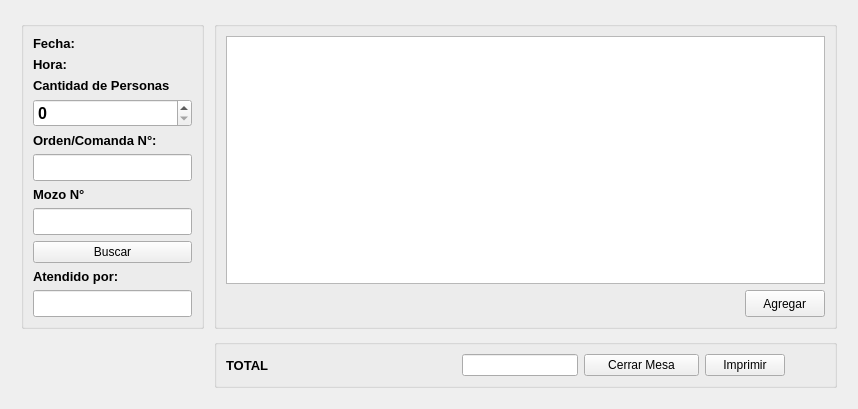
<?xml version="1.0" encoding="UTF-8"?>
<ui version="4.0">
 <class>Form</class>
 <widget class="QWidget" name="Form">
  <property name="geometry">
   <rect>
    <x>0</x>
    <y>0</y>
    <width>858</width>
    <height>395</height>
   </rect>
  </property>
  <property name="windowTitle">
   <string>Form</string>
  </property>
  <layout class="QGridLayout" name="gridLayout_5">
   <item row="0" column="0">
    <layout class="QGridLayout" name="gridLayout_4" rowstretch="80,20" columnstretch="5,95">
     <property name="leftMargin">
      <number>10</number>
     </property>
     <property name="topMargin">
      <number>10</number>
     </property>
     <property name="rightMargin">
      <number>10</number>
     </property>
     <property name="bottomMargin">
      <number>10</number>
     </property>
     <property name="spacing">
      <number>10</number>
     </property>
     <item row="0" column="0">
      <widget class="QGroupBox" name="groupBox">
       <property name="title">
        <string/>
       </property>
       <layout class="QGridLayout" name="gridLayout">
        <item row="1" column="1">
         <widget class="QLabel" name="label_4">
          <property name="font">
           <font>
            <pointsize>10</pointsize>
            <weight>75</weight>
            <bold>true</bold>
           </font>
          </property>
          <property name="text">
           <string>Hora:</string>
          </property>
         </widget>
        </item>
        <item row="4" column="1">
         <widget class="QLabel" name="label_2">
          <property name="font">
           <font>
            <pointsize>10</pointsize>
            <weight>75</weight>
            <bold>true</bold>
           </font>
          </property>
          <property name="text">
           <string>Orden/Comanda N°:</string>
          </property>
         </widget>
        </item>
        <item row="0" column="1">
         <widget class="QLabel" name="label_7">
          <property name="font">
           <font>
            <pointsize>10</pointsize>
            <weight>75</weight>
            <bold>true</bold>
           </font>
          </property>
          <property name="text">
           <string>Fecha:</string>
          </property>
         </widget>
        </item>
        <item row="2" column="1">
         <widget class="QLabel" name="label">
          <property name="font">
           <font>
            <pointsize>10</pointsize>
            <weight>75</weight>
            <bold>true</bold>
           </font>
          </property>
          <property name="text">
           <string>Cantidad de Personas</string>
          </property>
         </widget>
        </item>
        <item row="9" column="1">
         <widget class="QLabel" name="label_6">
          <property name="font">
           <font>
            <pointsize>10</pointsize>
            <weight>75</weight>
            <bold>true</bold>
           </font>
          </property>
          <property name="text">
           <string>Atendido por:</string>
          </property>
         </widget>
        </item>
        <item row="6" column="1">
         <widget class="QLabel" name="label_3">
          <property name="font">
           <font>
            <pointsize>10</pointsize>
            <weight>75</weight>
            <bold>true</bold>
           </font>
          </property>
          <property name="text">
           <string>Mozo N°</string>
          </property>
         </widget>
        </item>
        <item row="7" column="1">
         <widget class="QLineEdit" name="lineEdit_2">
          <property name="sizePolicy">
           <sizepolicy hsizetype="Expanding" vsizetype="Expanding">
            <horstretch>0</horstretch>
            <verstretch>0</verstretch>
           </sizepolicy>
          </property>
          <property name="font">
           <font>
            <pointsize>12</pointsize>
            <weight>75</weight>
            <bold>true</bold>
           </font>
          </property>
          <property name="text">
           <string/>
          </property>
         </widget>
        </item>
        <item row="3" column="1">
         <widget class="QSpinBox" name="spinBox">
          <property name="sizePolicy">
           <sizepolicy hsizetype="Minimum" vsizetype="Expanding">
            <horstretch>0</horstretch>
            <verstretch>0</verstretch>
           </sizepolicy>
          </property>
          <property name="font">
           <font>
            <pointsize>12</pointsize>
            <weight>75</weight>
            <bold>true</bold>
           </font>
          </property>
         </widget>
        </item>
        <item row="10" column="1">
         <widget class="QLineEdit" name="lineEdit_3">
          <property name="sizePolicy">
           <sizepolicy hsizetype="Fixed" vsizetype="Expanding">
            <horstretch>0</horstretch>
            <verstretch>0</verstretch>
           </sizepolicy>
          </property>
          <property name="font">
           <font>
            <pointsize>12</pointsize>
            <weight>75</weight>
            <bold>true</bold>
           </font>
          </property>
          <property name="text">
           <string/>
          </property>
         </widget>
        </item>
        <item row="5" column="1">
         <widget class="QLineEdit" name="lineEdit">
          <property name="sizePolicy">
           <sizepolicy hsizetype="Fixed" vsizetype="Expanding">
            <horstretch>0</horstretch>
            <verstretch>0</verstretch>
           </sizepolicy>
          </property>
          <property name="font">
           <font>
            <pointsize>12</pointsize>
            <weight>75</weight>
            <bold>true</bold>
           </font>
          </property>
         </widget>
        </item>
        <item row="8" column="1">
         <widget class="QPushButton" name="pushButton_4">
          <property name="sizePolicy">
           <sizepolicy hsizetype="Minimum" vsizetype="Expanding">
            <horstretch>0</horstretch>
            <verstretch>0</verstretch>
           </sizepolicy>
          </property>
          <property name="text">
           <string>Buscar</string>
          </property>
         </widget>
        </item>
       </layout>
      </widget>
     </item>
     <item row="0" column="1">
      <widget class="QGroupBox" name="groupBox_2">
       <property name="title">
        <string/>
       </property>
       <layout class="QGridLayout" name="gridLayout_2" rowstretch="90,10">
        <item row="0" column="0" colspan="2">
         <widget class="QTableView" name="tableView"/>
        </item>
        <item row="1" column="0">
         <spacer name="horizontalSpacer">
          <property name="orientation">
           <enum>Qt::Horizontal</enum>
          </property>
          <property name="sizeHint" stdset="0">
           <size>
            <width>40</width>
            <height>20</height>
           </size>
          </property>
         </spacer>
        </item>
        <item row="1" column="1">
         <widget class="QPushButton" name="pushButton">
          <property name="sizePolicy">
           <sizepolicy hsizetype="Minimum" vsizetype="Expanding">
            <horstretch>0</horstretch>
            <verstretch>0</verstretch>
           </sizepolicy>
          </property>
          <property name="text">
           <string> Agregar </string>
          </property>
         </widget>
        </item>
       </layout>
      </widget>
     </item>
     <item row="1" column="1">
      <widget class="QGroupBox" name="groupBox_3">
       <property name="title">
        <string/>
       </property>
       <layout class="QGridLayout" name="gridLayout_3" columnstretch="10,40,25,25,0,0,0,0">
        <item row="0" column="4">
         <widget class="QPushButton" name="pushButton_3">
          <property name="sizePolicy">
           <sizepolicy hsizetype="Minimum" vsizetype="Expanding">
            <horstretch>0</horstretch>
            <verstretch>0</verstretch>
           </sizepolicy>
          </property>
          <property name="text">
           <string>Imprimir</string>
          </property>
         </widget>
        </item>
        <item row="0" column="7">
         <spacer name="horizontalSpacer_2">
          <property name="orientation">
           <enum>Qt::Horizontal</enum>
          </property>
          <property name="sizeHint" stdset="0">
           <size>
            <width>40</width>
            <height>20</height>
           </size>
          </property>
         </spacer>
        </item>
        <item row="0" column="3">
         <widget class="QPushButton" name="pushButton_2">
          <property name="sizePolicy">
           <sizepolicy hsizetype="Expanding" vsizetype="Expanding">
            <horstretch>0</horstretch>
            <verstretch>0</verstretch>
           </sizepolicy>
          </property>
          <property name="text">
           <string>Cerrar Mesa</string>
          </property>
         </widget>
        </item>
        <item row="0" column="2">
         <widget class="QLineEdit" name="lineEdit_4">
          <property name="sizePolicy">
           <sizepolicy hsizetype="Expanding" vsizetype="Expanding">
            <horstretch>0</horstretch>
            <verstretch>0</verstretch>
           </sizepolicy>
          </property>
          <property name="text">
           <string/>
          </property>
         </widget>
        </item>
        <item row="0" column="0" colspan="2">
         <widget class="QLabel" name="label_5">
          <property name="font">
           <font>
            <pointsize>10</pointsize>
            <weight>75</weight>
            <bold>true</bold>
           </font>
          </property>
          <property name="text">
           <string>TOTAL</string>
          </property>
         </widget>
        </item>
       </layout>
      </widget>
     </item>
    </layout>
   </item>
  </layout>
 </widget>
 <resources/>
 <connections/>
</ui>
